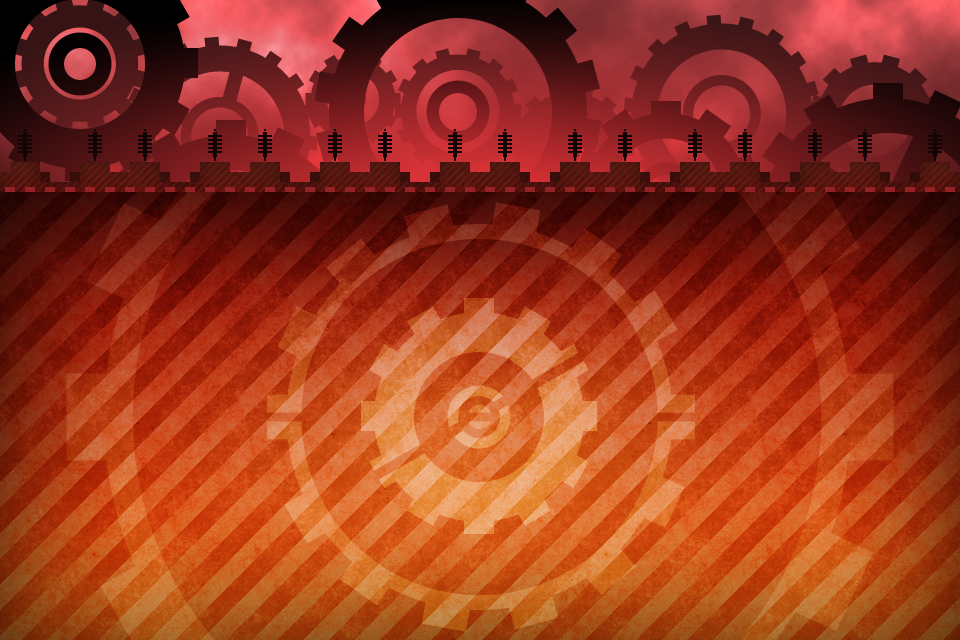

A level layout from a 2D game, rendered from its tile map. Below: a short description, then the map file with tile-grid data replaced by summaries:
An orthogonal 15x10 tile map with 64x64 px tiles, 2 tile layers (bg2, bg1), 6 tilesets and 21 objects (player).

<map version="1.0" orientation="orthogonal" width="15" height="10" tilewidth="64" tileheight="64">
 <tileset firstgid="1" name="bg1-hd" tilewidth="960" tileheight="512">
  <image source="bg1-hd.png" width="960" height="512" />
 </tileset>
 <tileset firstgid="2" name="bg2-hd" tilewidth="960" tileheight="256">
  <image source="bg2-hd.png" width="960" height="256" />
 </tileset>
 <tileset firstgid="3" name="ball-hd" tilewidth="64" tileheight="64">
  <image source="ball-hd.png" width="64" height="64" />
 </tileset>
 <tileset firstgid="4" name="p1_stand-hd" tilewidth="128" tileheight="128">
  <image source="p1_stand-hd.png" width="128" height="128" />
 </tileset>
 <tileset firstgid="5" name="e1_stand-hd" tilewidth="64" tileheight="128">
  <image source="e1_stand-hd.png" width="64" height="128" />
 </tileset>
 <tileset firstgid="6" name="uil-hd" tilewidth="960" tileheight="64">
  <image source="uil-hd.png" width="960" height="64" />
 </tileset>
 <layer name="bg2" width="15" height="10">
  <data>[150 cells, 1 non-empty, 1 distinct tile ids]</data>
 </layer>
 <layer name="bg1" width="15" height="10">
  <data>[150 cells, 1 non-empty, 1 distinct tile ids]</data>
 </layer>
 <objectgroup name="enemy" width="15" height="10">
  <object gid="5" x="512" y="256" />
  <object gid="5" x="704" y="256" />
  <object gid="5" x="576" y="320" />
  <object gid="5" x="704" y="320" />
  <object gid="5" x="832" y="320" />
  <object gid="5" x="896" y="320" />
  <object gid="5" x="512" y="448" />
  <object gid="5" x="640" y="448" />
  <object gid="5" x="832" y="448" />
  <object gid="5" x="896" y="448" />
  <object gid="5" x="640" y="512" />
  <object gid="5" x="768" y="512" />
  <object gid="5" x="896" y="512" />
  <object gid="5" x="576" y="576" />
  <object gid="5" x="768" y="576" />
  <object gid="5" x="704" y="640" />
  <object gid="5" x="768" y="640" />
  <object gid="5" x="896" y="640" />
 </objectgroup>
 <objectgroup name="player" width="15" height="10">
  <object name="player" gid="4" x="128" y="448" />
 </objectgroup>
 <objectgroup name="ball" width="15" height="10">
  <object gid="3" x="192" y="448" />
 </objectgroup>
 <objectgroup name="ui" width="15" height="10">
  <object gid="6" x="0" y="64" />
 </objectgroup>
</map>